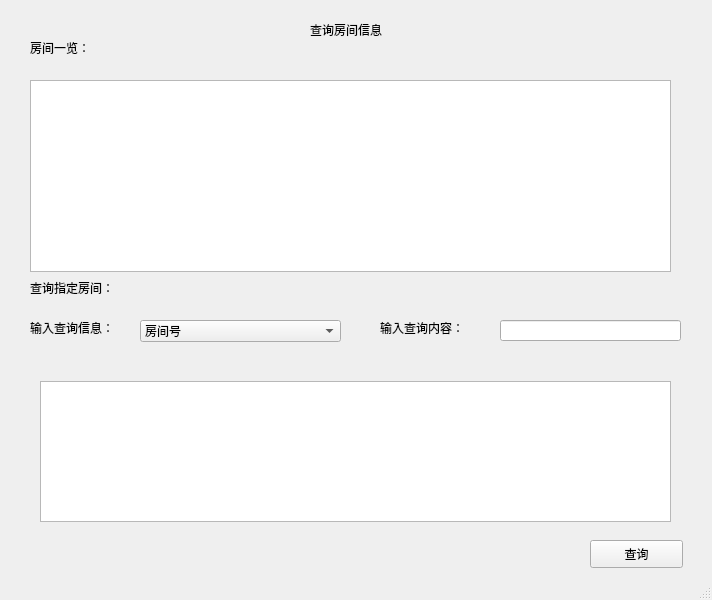
<?xml version="1.0" encoding="UTF-8"?>
<ui version="4.0">
 <class>Browse1</class>
 <widget class="QMainWindow" name="Browse1">
  <property name="geometry">
   <rect>
    <x>0</x>
    <y>0</y>
    <width>712</width>
    <height>600</height>
   </rect>
  </property>
  <property name="windowTitle">
   <string>查询房间信息</string>
  </property>
  <widget class="QWidget" name="centralwidget">
   <widget class="QLabel" name="label">
    <property name="geometry">
     <rect>
      <x>310</x>
      <y>20</y>
      <width>101</width>
      <height>20</height>
     </rect>
    </property>
    <property name="text">
     <string>查询房间信息</string>
    </property>
   </widget>
   <widget class="QLabel" name="label_1">
    <property name="geometry">
     <rect>
      <x>30</x>
      <y>280</y>
      <width>111</width>
      <height>16</height>
     </rect>
    </property>
    <property name="text">
     <string>查询指定房间：</string>
    </property>
   </widget>
   <widget class="QLabel" name="label_2">
    <property name="geometry">
     <rect>
      <x>30</x>
      <y>320</y>
      <width>111</width>
      <height>16</height>
     </rect>
    </property>
    <property name="text">
     <string>输入查询信息：</string>
    </property>
   </widget>
   <widget class="QLabel" name="label_3">
    <property name="geometry">
     <rect>
      <x>380</x>
      <y>320</y>
      <width>111</width>
      <height>16</height>
     </rect>
    </property>
    <property name="text">
     <string>输入查询内容：</string>
    </property>
   </widget>
   <widget class="QPushButton" name="pushButton">
    <property name="geometry">
     <rect>
      <x>590</x>
      <y>540</y>
      <width>93</width>
      <height>28</height>
     </rect>
    </property>
    <property name="text">
     <string>查询</string>
    </property>
   </widget>
   <widget class="QLineEdit" name="lineEdit_2">
    <property name="geometry">
     <rect>
      <x>500</x>
      <y>320</y>
      <width>181</width>
      <height>21</height>
     </rect>
    </property>
   </widget>
   <widget class="QLabel" name="label_4">
    <property name="geometry">
     <rect>
      <x>30</x>
      <y>40</y>
      <width>72</width>
      <height>15</height>
     </rect>
    </property>
    <property name="text">
     <string>房间一览：</string>
    </property>
   </widget>
   <widget class="QComboBox" name="comboBox">
    <property name="geometry">
     <rect>
      <x>140</x>
      <y>320</y>
      <width>201</width>
      <height>22</height>
     </rect>
    </property>
    <item>
     <property name="text">
      <string>房间号</string>
     </property>
    </item>
    <item>
     <property name="text">
      <string>房间类型</string>
     </property>
    </item>
    <item>
     <property name="text">
      <string>房间面积</string>
     </property>
    </item>
    <item>
     <property name="text">
      <string>租金</string>
     </property>
    </item>
    <item>
     <property name="text">
      <string>房间状态</string>
     </property>
    </item>
   </widget>
   <widget class="QTableWidget" name="tableWidget">
    <property name="geometry">
     <rect>
      <x>30</x>
      <y>80</y>
      <width>641</width>
      <height>192</height>
     </rect>
    </property>
   </widget>
   <widget class="QTableWidget" name="tableWidget_2">
    <property name="geometry">
     <rect>
      <x>40</x>
      <y>381</y>
      <width>631</width>
      <height>141</height>
     </rect>
    </property>
   </widget>
  </widget>
  <widget class="QStatusBar" name="statusbar"/>
 </widget>
 <resources/>
 <connections/>
</ui>
